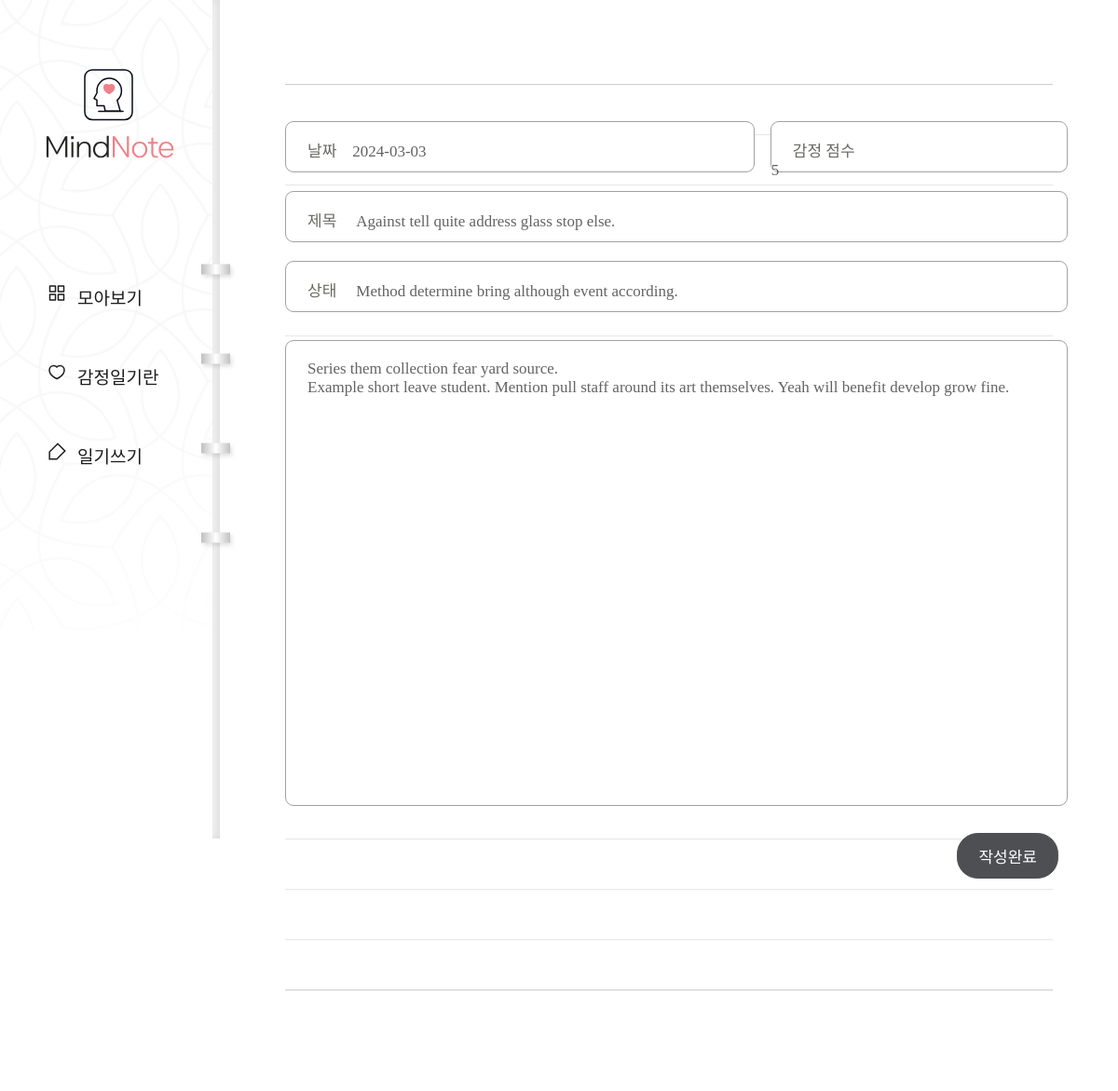
/diary/page/7/edit/, run on the app's committed database.
### diary/models.py (models this page shows, shortened)
class Page(models.Model):
    title = models.CharField(max_length=100, validators=[validate_no_hash])
    content = models.TextField(validators=[validate_no_hash])
    feeling = models.CharField(max_length=80, validators=[validate_no_hash, validate_no_numbers])
    score = models.IntegerField(validators=[validate_score])
    dt_created = models.DateField()

### diary/views.py (the view, shortened to what this page needs)
# urls.py: path('diary/page/<int:pk>/edit/', views.PageUpdateView.as_view(), name='page-update'),
class PageUpdateView(UpdateView):
    model = Page
    form_class = PageForm

### diary/forms.py
class PageForm(forms.ModelForm):
    class Meta:
        model = Page # 모델 폼에서 사용할 모델과 필드를 명시합니다.
        fields = ['title', 'content', 'feeling', 'score', 'dt_created']

### diary/templates/diary/page_form.html (shortened to what this page needs)
{% extends './base.html' %}
{% block content %}
<div class="wrap-post">
    <form method="post">{% csrf_token %}
        <div class="editor">
            <div class="input input-date"><p>날짜</p>{{form.dt_created}}</div>
            <div class="input input-score">
                <p>감정 점수</p>
                {{form.score}}
            </div>
            <div class="input input-title">
                <p>제목</p>
                {{form.title}}
            </div>
            <div class="input input-state">
                <p>상태</p>
                {{form.feeling}}
            </div>
            {{form.content}}
            <div class="post-btn">
                <input type="submit" value="작성완료">
            </div>
        </div>
    </form>
</div>
{% endblock content %}

### diary/static/diary/css/styles.css (style rules this page uses)
h1,h2,h3,p,a,ul,li { margin: 0; padding: 0; font-family: 'NanumSquare'; list-style: none; text-decoration: none; outline: none; }
html { position: relative; min-height: 100%; margin: 0; }
body { margin: 0; padding: 0; -webkit-font-smoothing: antialiased; -moz-osx-font-smoothing: auto; }
.wrap-post { padding-left: 236px; padding-top: 10px; padding-bottom: 50px; }
form { margin: 0 70px; padding-top: 120px; padding-bottom: 200px; background: url(../image/note-bg.svg) repeat-x center/1535px 974px; }
.editor { overflow: hidden; width: 840px; margin: 0 auto; }
.input { position: relative; height: 55px; margin-bottom: 20px; border: solid 1px #a3a0a0; border-radius: 9px; background: #fff; box-sizing: border-box; }
.input-date { float: left; width: 60%; }
.input-score { float: right; width: 38%; }
.input-title { float: left; width: 100%; }
.input-state { float: left; width: 100%; margin-bottom: 30px; }
.input p { display: inline-block; padding-top: 17px; padding-left: 23px; padding-right: 17px; font-family: 'NanumSquare'; color: #696862; font-size: 17px; }
.input-title input { width: 750px; }
.input-state input { width: 750px; }
input { padding: 0; font-family: 'NanumBarunpen'; color: #636363; font-size: 17px; background-color: transparent; border: none; box-sizing: border-box; }
textarea { width: 100%; height: 500px; padding: 20px 23px 30px 23px; font-family: 'NanumBarunpen'; color: #636363; font-size: 17px; border: solid 1px #a3a0a0; border-radius: 9px; box-sizing: border-box; resize: none; }
input::placeholder,textarea::placeholder { color: #bcbbb6; }
.post-btn { overflow: hidden; margin-top: 25px; }
input[type="submit"] { float: right; padding: 11px 22px; margin-right: 10px; font-family: 'NanumSquare'; color: #fff; font-size: 17px; background-color: #4e4f53; border: solid 1px #4e4f53; border-radius: 22.5px; cursor: pointer; }

### data on the page
Page: dt_created "2024-03-03", score "5", title "Against tell quite address glass stop else.", feeling "Method determine bring although event according.", content "Series them collection fear yard source. Example short leave student. Mention pull staff around its art themselves. Yeah will benefit develop grow fine."
